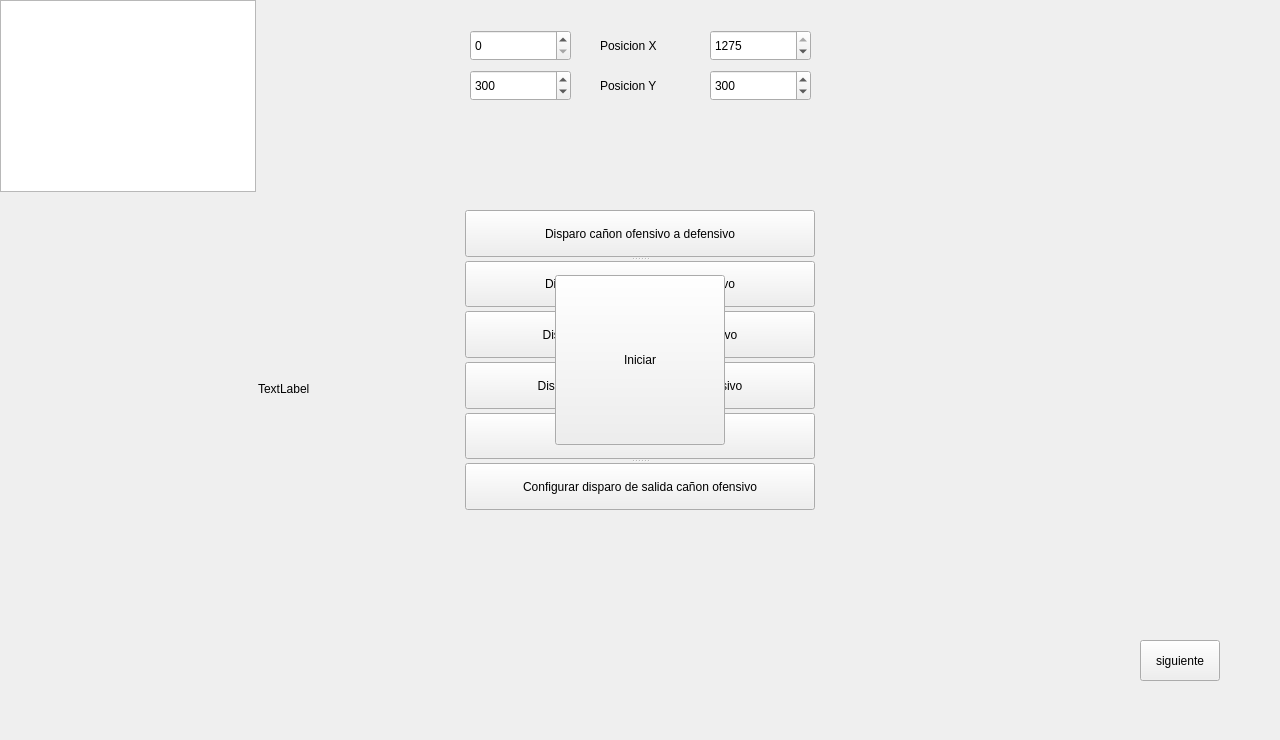
<?xml version="1.0" encoding="UTF-8"?>
<ui version="4.0">
 <class>Widget</class>
 <widget class="QWidget" name="Widget">
  <property name="geometry">
   <rect>
    <x>0</x>
    <y>0</y>
    <width>1280</width>
    <height>740</height>
   </rect>
  </property>
  <property name="windowTitle">
   <string>Widget</string>
  </property>
  <widget class="QGraphicsView" name="graphicsView">
   <property name="geometry">
    <rect>
     <x>0</x>
     <y>0</y>
     <width>256</width>
     <height>192</height>
    </rect>
   </property>
  </widget>
  <widget class="QPushButton" name="iniciar">
   <property name="geometry">
    <rect>
     <x>555</x>
     <y>275</y>
     <width>170</width>
     <height>170</height>
    </rect>
   </property>
   <property name="text">
    <string>Iniciar</string>
   </property>
  </widget>
  <widget class="QSplitter" name="splitter">
   <property name="geometry">
    <rect>
     <x>465</x>
     <y>210</y>
     <width>350</width>
     <height>300</height>
    </rect>
   </property>
   <property name="orientation">
    <enum>Qt::Vertical</enum>
   </property>
   <widget class="QPushButton" name="punto1">
    <property name="text">
     <string>Disparo cañon ofensivo a defensivo</string>
    </property>
   </widget>
   <widget class="QPushButton" name="punto2">
    <property name="text">
     <string>Disparo cañon defensivo a ofensivo</string>
    </property>
   </widget>
   <widget class="QPushButton" name="punto3">
    <property name="text">
     <string>Disparo de defensa cañon defensivo</string>
    </property>
   </widget>
   <widget class="QPushButton" name="punto4">
    <property name="text">
     <string>Disparo 2 de defensa cañon defensivo</string>
    </property>
   </widget>
   <widget class="QPushButton" name="punto5">
    <property name="text">
     <string>Disparo apoyo cañon ofensivo</string>
    </property>
   </widget>
   <widget class="QPushButton" name="punto6">
    <property name="text">
     <string>Configurar disparo de salida cañon ofensivo</string>
    </property>
   </widget>
  </widget>
  <widget class="QPushButton" name="next">
   <property name="geometry">
    <rect>
     <x>1140</x>
     <y>640</y>
     <width>80</width>
     <height>41</height>
    </rect>
   </property>
   <property name="text">
    <string>siguiente</string>
   </property>
  </widget>
  <widget class="QLabel" name="label">
   <property name="geometry">
    <rect>
     <x>258</x>
     <y>88</y>
     <width>641</width>
     <height>601</height>
    </rect>
   </property>
   <property name="text">
    <string>TextLabel</string>
   </property>
  </widget>
  <widget class="QLabel" name="label_2">
   <property name="geometry">
    <rect>
     <x>600</x>
     <y>30</y>
     <width>91</width>
     <height>31</height>
    </rect>
   </property>
   <property name="text">
    <string>Posicion X</string>
   </property>
  </widget>
  <widget class="QLabel" name="label_3">
   <property name="geometry">
    <rect>
     <x>600</x>
     <y>70</y>
     <width>91</width>
     <height>31</height>
    </rect>
   </property>
   <property name="text">
    <string>Posicion Y</string>
   </property>
  </widget>
  <widget class="QSpinBox" name="xo">
   <property name="geometry">
    <rect>
     <x>470</x>
     <y>30</y>
     <width>101</width>
     <height>31</height>
    </rect>
   </property>
   <property name="maximum">
    <number>635</number>
   </property>
  </widget>
  <widget class="QSpinBox" name="yo">
   <property name="geometry">
    <rect>
     <x>470</x>
     <y>70</y>
     <width>101</width>
     <height>31</height>
    </rect>
   </property>
   <property name="maximum">
    <number>700</number>
   </property>
   <property name="value">
    <number>300</number>
   </property>
  </widget>
  <widget class="QSpinBox" name="xd">
   <property name="geometry">
    <rect>
     <x>710</x>
     <y>30</y>
     <width>101</width>
     <height>31</height>
    </rect>
   </property>
   <property name="minimum">
    <number>640</number>
   </property>
   <property name="maximum">
    <number>1275</number>
   </property>
   <property name="value">
    <number>1275</number>
   </property>
  </widget>
  <widget class="QSpinBox" name="yd">
   <property name="geometry">
    <rect>
     <x>710</x>
     <y>70</y>
     <width>101</width>
     <height>31</height>
    </rect>
   </property>
   <property name="maximum">
    <number>700</number>
   </property>
   <property name="value">
    <number>300</number>
   </property>
  </widget>
  <zorder>graphicsView</zorder>
  <zorder>splitter</zorder>
  <zorder>iniciar</zorder>
  <zorder>next</zorder>
  <zorder>label</zorder>
  <zorder>label_2</zorder>
  <zorder>label_3</zorder>
  <zorder>xo</zorder>
  <zorder>yo</zorder>
  <zorder>xd</zorder>
  <zorder>yd</zorder>
 </widget>
 <resources/>
 <connections/>
</ui>
